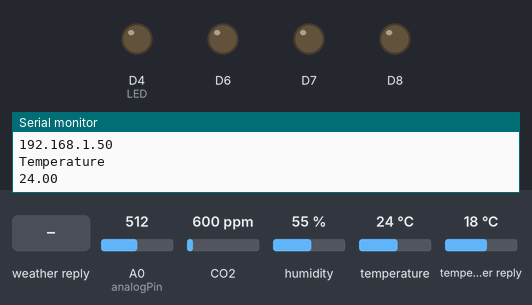
Bench run of a sketch on a simulated ESP8266 (NodeMCU). Parts: output pins drawn as LEDs (lit = HIGH), the last lines printed to the serial monitor. The inputs (shaded band) are chosen by the test bench; at power-on: A0 (analogPin) = 512, CO2 600 ppm, humidity 55 %, temperature 24 °C, temperature in the weather reply 18 °C. WiFi joins after 1.5 s; servers stay silent unless stated; web services answer with replies made up by the test bench.

Above: at 3.9 s.
4.0 s: weather in the web reply set to Clear
At 6.9 s:
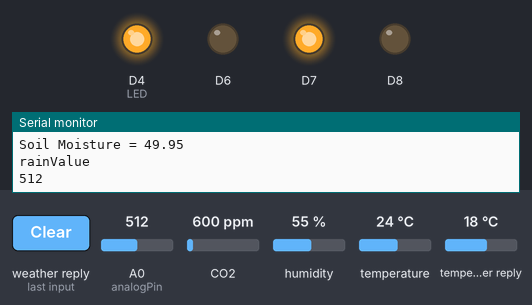
11.8 s: weather in the web reply set to Clouds
At 16.5 s:
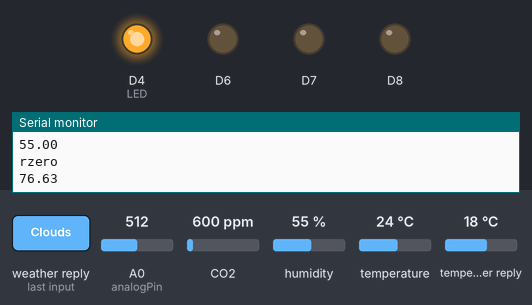
17.4 s: weather in the web reply set to Rain
At 22.77 s:
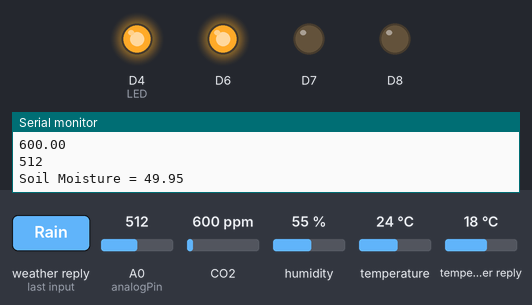
Timing chart, 0 to 34.6 s (numbered marks = the images above; inputs shaded):
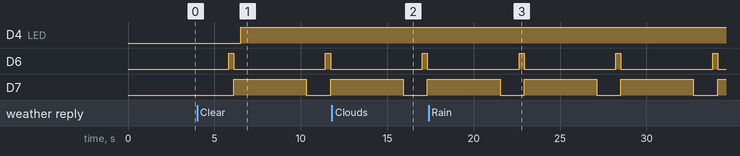

Measured:
- by itself, D6: alternates HIGH for 0.30 s and LOW for 5.3 s
- by itself, D7: alternates HIGH for 4.2 s and LOW for 1.4 s

The sketch:

HardwareProto.ino
```cpp
#include<WiFiClientSecure.h>
#include <ArduinoJson.h>
#include "DHT.h"
#include<ESP8266WiFi.h>
#include<ESP8266HTTPClient.h>
#include<MQ135.h>

#define DHTTYPE DHT11
#define LED 2
#define MOISTURE_THRESHOLD 55;


WiFiClient client;


const int analogPin = A0;
const int rain_sensor_pin = D5;
uint8_t DHTPin = D5;
MQ135 gasSensor = MQ135(analogPin);

const char* ssid="OnePlus 9R";//"Cyber_Disease";// "OnePlus 9R";//"Mayuresh's pixel";//"DESKTOP-L81TCU9 7856";//"OnePlus 9R";//"Mayuresh's pixel";//"OnePlus 9R"; //"Cyber_Disease";
const char* password = "12345678";//"Cyber@Mit$";//"12345678";//"12345678";//"nahidetja";//"12345678"; //"Cyber@Mit$";

const char* server = "http://localhost";//"192.168.248.8";//"http://localhost";
const int port = 5000;
const char* resource = "/api/cloud_transmission";
char jsonOutput[128];

const unsigned long HTTP_TIMEOUT = 10000;
const size_t MAX_CONTENT_SIZE = 512;

float moisture_percentage;
float Temperature;
float Humidity;
float rzero;
float ppm;
int rainValue;

DHT dht(DHTPin,DHTTYPE);

void setup()
{
  // PinMode
  pinMode(LED, OUTPUT);
  pinMode(D5,INPUT);// Temp
  pinMode(D6,OUTPUT);//
  pinMode(D7,OUTPUT);
  pinMode(D8,OUTPUT);
  Serial.begin(9600); // Connection for Soil Moisture
  delay(700);

  dht.begin();
  Serial.println(ssid);

  WiFi.begin(ssid,password);

  while(WiFi.status()!=WL_CONNECTED){
    delay(1000);
    Serial.print("....");
  }
  Serial.println("Wifi Connected");
  Serial.println(WiFi.localIP());

}

void readCo2(){
  digitalWrite(D5,HIGH);
  digitalWrite(D6,LOW);
  digitalWrite(D7,LOW);
  delay(100);
  rzero = gasSensor.getRZero();
  Serial.println("rzero");
  Serial.println(rzero);
  delay(500);
  ppm = gasSensor.getPPM();
  Serial.println("ppm");
  Serial.println(ppm);
}

void readMoisture(){
  digitalWrite(D5,LOW);
  digitalWrite(D6,HIGH);
  digitalWrite(D7,LOW);

  moisture_percentage =( 100.00 - ( (analogRead(A0)/1023.00) * 100.00 ) ) ;
  Serial.println(analogRead(A0));
  Serial.print("Soil Moisture = ");
  Serial.println(moisture_percentage);
}
void readRainDrop(){
  digitalWrite(D5,LOW);
  digitalWrite(D6,LOW);
  digitalWrite(D7,HIGH);
  delay(100);

  rainValue =(analogRead(A0));
  Serial.println("rainValue");
  Serial.println(rainValue);
}


void loop()
{


//  // Raindrop Sensor
//
////  int rainAnalogVal =(1024-analogRead(rain_sensor_pin));
//  rainDigitalVal = digitalRead(rain_sensor_pin);
//
//  if(rainDigitalVal ==1){
//   Serial.println("Rain Happening");
//  }
//  else{
//    Serial.println("Rain Not Happening");
//  }
//
//
//  // Soil Moisture
//
//
//  moisture_percentage = (100.00-((analogRead(moisture_sensor_pin)/1023.00)*100.00)) ;
//  Serial.print("Soil Moisture = ");
//  Serial.println(moisture_percentage);
//
//
  // Humidity Sensor


  Temperature = dht.readTemperature();
  Humidity=dht.readHumidity();

  Serial.println("Temperature");
  Serial.println(Temperature);
  delay(2000);
  Serial.println("Humidity");
  Serial.println(Humidity);


// CO2 Sensor

  //rzero = gasSensor.getRZero();
  //Serial.println("rzero");
  //Serial.println(rzero);
  //delay(200);
  //ppm = gasSensor.getPPM();
    //Serial.println("ppm");

  //Serial.println("41");

  readCo2();
  delay(500);
  readMoisture();
  delay(300);
  readRainDrop();
  delay(300);


  digitalWrite(LED, HIGH);
  delay(1000);
// Sending data to the API Endpoint

  const size_t capacity = JSON_ARRAY_SIZE(3) + JSON_OBJECT_SIZE(3) + JSON_OBJECT_SIZE(6);
  DynamicJsonBuffer jsonBuffer(capacity);

  JsonObject& root = jsonBuffer.createObject();
  root["id"] = "Sensor1";
  root["ttime"] = 1351824120;

  root["moisture"] = 192.2;
  root["temperature"] = 23.4;
  root["humidity"] = 23;
  root["co2"] = 400;
  root["rainsensor"] = 233;
  root["n"] = 233;
  root["p"] = 233;
  root["k"] = 233;
  char JSONmessageBuffer[400];
  root.prettyPrintTo(JSONmessageBuffer,sizeof(JSONmessageBuffer));
  Serial.println(JSONmessageBuffer);

  //root.printTo(Serial);


  HTTPClient http;

  http.begin(client,"http://api.openweathermap.org");
  http.addHeader("Content-Type","application/json");

  int httpCode= http.POST(JSONmessageBuffer);
  String payload = http.getString();

  Serial.println(httpCode);
  Serial.println(payload);

}
```
